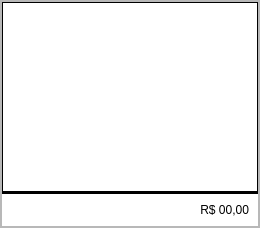
            <widget class="QWidget" name="page">
             <layout class="QVBoxLayout" name="verticalLayout_6">
              <property name="spacing">
               <number>0</number>
              </property>
              <property name="leftMargin">
               <number>0</number>
              </property>
              <property name="topMargin">
               <number>0</number>
              </property>
              <property name="rightMargin">
               <number>0</number>
              </property>
              <property name="bottomMargin">
               <number>0</number>
              </property>
              <item>
               <widget class="QFrame" name="frame_12">
                <property name="styleSheet">
                 <string notr="true"/>
                </property>
                <property name="frameShape">
                 <enum>QFrame::StyledPanel</enum>
                </property>
                <property name="frameShadow">
                 <enum>QFrame::Raised</enum>
                </property>
                <layout class="QVBoxLayout" name="verticalLayout_9">
                 <property name="spacing">
                  <number>0</number>
                 </property>
                 <property name="leftMargin">
                  <number>0</number>
                 </property>
                 <property name="topMargin">
                  <number>0</number>
                 </property>
                 <property name="rightMargin">
                  <number>0</number>
                 </property>
                 <property name="bottomMargin">
                  <number>0</number>
                 </property>
                 <item>
                  <widget class="QFrame" name="frame_14">
                   <property name="frameShape">
                    <enum>QFrame::StyledPanel</enum>
                   </property>
                   <property name="frameShadow">
                    <enum>QFrame::Raised</enum>
                   </property>
                   <layout class="QVBoxLayout" name="verticalLayout_7">
                    <property name="spacing">
                     <number>0</number>
                    </property>
                    <property name="leftMargin">
                     <number>0</number>
                    </property>
                    <property name="topMargin">
                     <number>0</number>
                    </property>
                    <property name="rightMargin">
                     <number>0</number>
                    </property>
                    <property name="bottomMargin">
                     <number>0</number>
                    </property>
                    <item>
                     <widget class="QTableWidget" name="tableWidgetProd">
                      <property name="styleSheet">
                       <string notr="true">QTableWidget{
	border-top:1px solid;
	border-left:1px solid;
	border-right:1px solid;
	border-bottom:3px solid;
}</string>
                      </property>
                      <property name="autoScroll">
                       <bool>true</bool>
                      </property>
                     </widget>
                    </item>
                    <item>
                     <widget class="QFrame" name="frame_15">
                      <property name="styleSheet">
                       <string notr="true">border:none;
background-color: rgb(255, 255, 255);</string>
                      </property>
                      <property name="frameShape">
                       <enum>QFrame::StyledPanel</enum>
                      </property>
                      <property name="frameShadow">
                       <enum>QFrame::Sunken</enum>
                      </property>
                      <layout class="QHBoxLayout" name="horizontalLayout_5">
                       <property name="spacing">
                        <number>0</number>
                       </property>
                       <property name="leftMargin">
                        <number>9</number>
                       </property>
                       <property name="topMargin">
                        <number>9</number>
                       </property>
                       <property name="rightMargin">
                        <number>9</number>
                       </property>
                       <property name="bottomMargin">
                        <number>9</number>
                       </property>
                       <item>
                        <widget class="QLabel" name="labelCaixa">
                         <property name="maximumSize">
                          <size>
                           <width>16777215</width>
                           <height>16777215</height>
                          </size>
                         </property>
                         <property name="styleSheet">
                          <string notr="true">border:none;
font: 28px &quot;Arial Rounded MT Bold&quot;;


</string>
                         </property>
                         <property name="text">
                          <string>R$ 00,00</string>
                         </property>
                         <property name="alignment">
                          <set>Qt::AlignRight|Qt::AlignTrailing|Qt::AlignVCenter</set>
                         </property>
                        </widget>
                       </item>
                      </layout>
                     </widget>
                    </item>
                   </layout>
                  </widget>
                 </item>
                </layout>
               </widget>
              </item>
             </layout>
            </widget>
